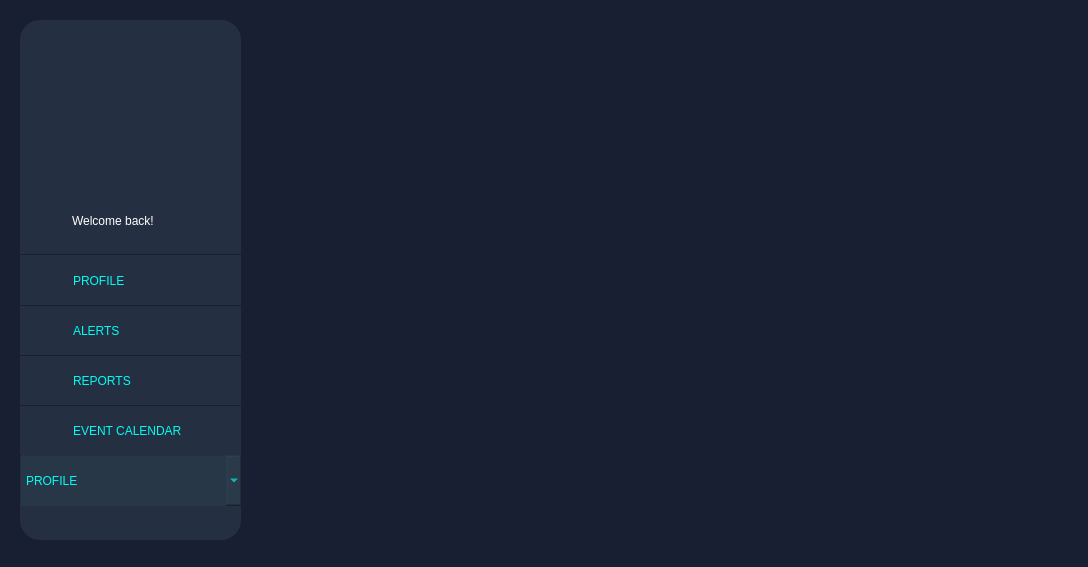
<?xml version="1.0" encoding="UTF-8"?>
<ui version="4.0">
 <class>alertnotif</class>
 <widget class="QDialog" name="alertnotif">
  <property name="geometry">
   <rect>
    <x>0</x>
    <y>0</y>
    <width>1088</width>
    <height>567</height>
   </rect>
  </property>
  <property name="minimumSize">
   <size>
    <width>1088</width>
    <height>567</height>
   </size>
  </property>
  <property name="maximumSize">
   <size>
    <width>1088</width>
    <height>567</height>
   </size>
  </property>
  <property name="windowTitle">
   <string>Dialog</string>
  </property>
  <property name="styleSheet">
   <string notr="true">background-color: rgb(25, 31, 50);</string>
  </property>
  <widget class="QLabel" name="wardenfort">
   <property name="geometry">
    <rect>
     <x>28</x>
     <y>39</y>
     <width>191</width>
     <height>16</height>
    </rect>
   </property>
   <property name="styleSheet">
    <string notr="true">background-color: rgba(255, 255, 255, 0);</string>
   </property>
   <property name="text">
    <string/>
   </property>
   <property name="pixmap">
    <pixmap>C:/Users/admin/Downloads/wardenfort_word (1).png</pixmap>
   </property>
  </widget>
  <widget class="QFrame" name="menu">
   <property name="geometry">
    <rect>
     <x>20</x>
     <y>20</y>
     <width>221</width>
     <height>520</height>
    </rect>
   </property>
   <property name="minimumSize">
    <size>
     <width>215</width>
     <height>520</height>
    </size>
   </property>
   <property name="sizeIncrement">
    <size>
     <width>215</width>
     <height>520</height>
    </size>
   </property>
   <property name="styleSheet">
    <string notr="true">background-color: rgba(44, 60, 75, 0.6); 
border-radius: 20px;</string>
   </property>
   <property name="frameShape">
    <enum>QFrame::StyledPanel</enum>
   </property>
   <property name="frameShadow">
    <enum>QFrame::Raised</enum>
   </property>
  </widget>
  <widget class="QLabel" name="frame">
   <property name="geometry">
    <rect>
     <x>59</x>
     <y>48</y>
     <width>151</width>
     <height>171</height>
    </rect>
   </property>
   <property name="styleSheet">
    <string notr="true">background-color: rgba(255, 255, 255, 0);</string>
   </property>
   <property name="text">
    <string/>
   </property>
   <property name="pixmap">
    <pixmap>C:/Users/admin/Downloads/frame.png</pixmap>
   </property>
  </widget>
  <widget class="QLabel" name="welcome_text">
   <property name="geometry">
    <rect>
     <x>72</x>
     <y>210</y>
     <width>131</width>
     <height>21</height>
    </rect>
   </property>
   <property name="styleSheet">
    <string notr="true">font: 700 12pt &quot;Segoe UI&quot;;
color: rgb(255, 255, 255);
background-color: rgba(255, 255, 255, 0);</string>
   </property>
   <property name="text">
    <string>Welcome back!</string>
   </property>
  </widget>
  <widget class="Line" name="line_1">
   <property name="geometry">
    <rect>
     <x>17</x>
     <y>229</y>
     <width>257</width>
     <height>50</height>
    </rect>
   </property>
   <property name="styleSheet">
    <string notr="true">background-color: rgba(255, 255, 255, 0);
color: rgb(25, 31, 50);</string>
   </property>
   <property name="frameShadow">
    <enum>QFrame::Plain</enum>
   </property>
   <property name="lineWidth">
    <number>0</number>
   </property>
   <property name="midLineWidth">
    <number>50</number>
   </property>
   <property name="orientation">
    <enum>Qt::Horizontal</enum>
   </property>
  </widget>
  <widget class="Line" name="line_2">
   <property name="geometry">
    <rect>
     <x>10</x>
     <y>280</y>
     <width>257</width>
     <height>50</height>
    </rect>
   </property>
   <property name="styleSheet">
    <string notr="true">background-color: rgba(255, 255, 255, 0);
color: rgb(25, 31, 50);</string>
   </property>
   <property name="frameShadow">
    <enum>QFrame::Plain</enum>
   </property>
   <property name="lineWidth">
    <number>0</number>
   </property>
   <property name="midLineWidth">
    <number>50</number>
   </property>
   <property name="orientation">
    <enum>Qt::Horizontal</enum>
   </property>
  </widget>
  <widget class="Line" name="line_3">
   <property name="geometry">
    <rect>
     <x>10</x>
     <y>330</y>
     <width>257</width>
     <height>50</height>
    </rect>
   </property>
   <property name="styleSheet">
    <string notr="true">background-color: rgba(255, 255, 255, 0);
color: rgb(25, 31, 50);</string>
   </property>
   <property name="frameShadow">
    <enum>QFrame::Plain</enum>
   </property>
   <property name="lineWidth">
    <number>0</number>
   </property>
   <property name="midLineWidth">
    <number>50</number>
   </property>
   <property name="orientation">
    <enum>Qt::Horizontal</enum>
   </property>
  </widget>
  <widget class="Line" name="line_4">
   <property name="geometry">
    <rect>
     <x>10</x>
     <y>380</y>
     <width>257</width>
     <height>50</height>
    </rect>
   </property>
   <property name="styleSheet">
    <string notr="true">background-color: rgba(255, 255, 255, 0);
color: rgb(25, 31, 50);</string>
   </property>
   <property name="frameShadow">
    <enum>QFrame::Plain</enum>
   </property>
   <property name="lineWidth">
    <number>0</number>
   </property>
   <property name="midLineWidth">
    <number>50</number>
   </property>
   <property name="orientation">
    <enum>Qt::Horizontal</enum>
   </property>
  </widget>
  <widget class="Line" name="line_5">
   <property name="geometry">
    <rect>
     <x>10</x>
     <y>430</y>
     <width>257</width>
     <height>50</height>
    </rect>
   </property>
   <property name="styleSheet">
    <string notr="true">background-color: rgba(255, 255, 255, 0);
color: rgb(25, 31, 55);</string>
   </property>
   <property name="frameShadow">
    <enum>QFrame::Plain</enum>
   </property>
   <property name="lineWidth">
    <number>0</number>
   </property>
   <property name="midLineWidth">
    <number>50</number>
   </property>
   <property name="orientation">
    <enum>Qt::Horizontal</enum>
   </property>
  </widget>
  <widget class="QLabel" name="user_icon">
   <property name="geometry">
    <rect>
     <x>43</x>
     <y>260</y>
     <width>30</width>
     <height>41</height>
    </rect>
   </property>
   <property name="styleSheet">
    <string notr="true">background-color: rgba(255, 255, 255, 0);</string>
   </property>
   <property name="text">
    <string/>
   </property>
   <property name="pixmap">
    <pixmap>C:/Users/admin/Downloads/user_icon.png</pixmap>
   </property>
  </widget>
  <widget class="QLabel" name="alert_icon">
   <property name="geometry">
    <rect>
     <x>41</x>
     <y>311</y>
     <width>21</width>
     <height>41</height>
    </rect>
   </property>
   <property name="styleSheet">
    <string notr="true">background-color: rgba(255, 255, 255, 0);</string>
   </property>
   <property name="text">
    <string/>
   </property>
   <property name="pixmap">
    <pixmap>C:/Users/admin/Downloads/notif_icon.png</pixmap>
   </property>
  </widget>
  <widget class="QLabel" name="report_icon">
   <property name="geometry">
    <rect>
     <x>40</x>
     <y>365</y>
     <width>31</width>
     <height>31</height>
    </rect>
   </property>
   <property name="styleSheet">
    <string notr="true">background-color: rgba(255, 255, 255, 0);</string>
   </property>
   <property name="text">
    <string/>
   </property>
   <property name="pixmap">
    <pixmap>C:/Users/admin/Downloads/report_icon.png</pixmap>
   </property>
  </widget>
  <widget class="QLabel" name="cal_icon">
   <property name="geometry">
    <rect>
     <x>40</x>
     <y>414</y>
     <width>41</width>
     <height>31</height>
    </rect>
   </property>
   <property name="styleSheet">
    <string notr="true">background-color: rgba(255, 255, 255, 0);</string>
   </property>
   <property name="text">
    <string/>
   </property>
   <property name="pixmap">
    <pixmap>C:/Users/admin/Downloads/cal_icon.png</pixmap>
   </property>
  </widget>
  <widget class="QLabel" name="profile_text">
   <property name="geometry">
    <rect>
     <x>73</x>
     <y>270</y>
     <width>60</width>
     <height>21</height>
    </rect>
   </property>
   <property name="styleSheet">
    <string notr="true">background-color: rgba(255, 255, 255, 0);
font: 700 8pt &quot;Segoe UI&quot;;
color: rgb(1, 253, 245);</string>
   </property>
   <property name="text">
    <string>PROFILE</string>
   </property>
  </widget>
  <widget class="QLabel" name="alert_text">
   <property name="geometry">
    <rect>
     <x>73</x>
     <y>320</y>
     <width>60</width>
     <height>21</height>
    </rect>
   </property>
   <property name="styleSheet">
    <string notr="true">background-color: rgba(255, 255, 255, 0);
font: 700 8pt &quot;Segoe UI&quot;;
color: rgb(1, 253, 245);</string>
   </property>
   <property name="text">
    <string>ALERTS</string>
   </property>
  </widget>
  <widget class="QLabel" name="report_text">
   <property name="geometry">
    <rect>
     <x>73</x>
     <y>370</y>
     <width>60</width>
     <height>21</height>
    </rect>
   </property>
   <property name="styleSheet">
    <string notr="true">background-color: rgba(255, 255, 255, 0);
font: 700 8pt &quot;Segoe UI&quot;;
color: rgb(1, 253, 245);</string>
   </property>
   <property name="text">
    <string>REPORTS</string>
   </property>
  </widget>
  <widget class="QLabel" name="cal_text">
   <property name="geometry">
    <rect>
     <x>73</x>
     <y>420</y>
     <width>121</width>
     <height>21</height>
    </rect>
   </property>
   <property name="styleSheet">
    <string notr="true">background-color: rgba(255, 255, 255, 0);
font: 700 8pt &quot;Segoe UI&quot;;
color: rgb(1, 253, 245);</string>
   </property>
   <property name="text">
    <string>EVENT CALENDAR</string>
   </property>
  </widget>
  <widget class="QCheckBox" name="dd1">
   <property name="geometry">
    <rect>
     <x>178</x>
     <y>265</y>
     <width>41</width>
     <height>30</height>
    </rect>
   </property>
   <property name="styleSheet">
    <string notr="true">QCheckBox::indicator {
    border: none; /* Remove border */
}

QCheckBox {
    background-color: transparent; /* Remove background color */
}
</string>
   </property>
   <property name="text">
    <string/>
   </property>
   <property name="icon">
    <iconset>
     <normaloff>C:/Users/admin/Downloads/dd1.png</normaloff>C:/Users/admin/Downloads/dd1.png</iconset>
   </property>
  </widget>
  <widget class="QComboBox" name="comboBox">
   <property name="geometry">
    <rect>
     <x>21</x>
     <y>455</y>
     <width>221</width>
     <height>51</height>
    </rect>
   </property>
   <property name="cursor">
    <cursorShape>PointingHandCursor</cursorShape>
   </property>
   <property name="styleSheet">
    <string notr="true">background-color: rgba(44, 60, 75, 0.6); 
color: rgb(1, 253, 245);
font: 700 8pt &quot;Segoe UI&quot;;
border-radius: 1px;</string>
   </property>
   <item>
    <property name="text">
     <string>PROFILE</string>
    </property>
   </item>
  </widget>
  <zorder>menu</zorder>
  <zorder>wardenfort</zorder>
  <zorder>frame</zorder>
  <zorder>welcome_text</zorder>
  <zorder>line_1</zorder>
  <zorder>line_2</zorder>
  <zorder>line_3</zorder>
  <zorder>line_4</zorder>
  <zorder>line_5</zorder>
  <zorder>user_icon</zorder>
  <zorder>alert_icon</zorder>
  <zorder>report_icon</zorder>
  <zorder>cal_icon</zorder>
  <zorder>profile_text</zorder>
  <zorder>alert_text</zorder>
  <zorder>report_text</zorder>
  <zorder>cal_text</zorder>
  <zorder>dd1</zorder>
  <zorder>comboBox</zorder>
 </widget>
 <resources/>
 <connections/>
</ui>
